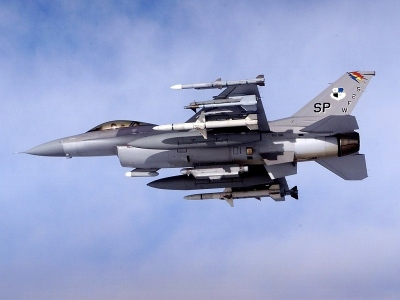
#> input picture Project 6 Possion Blending/source_3.jpg, 400 x 300 px
$ jupyter execute --allow-errors jalp_walkthrough.ipynb
#> lines starting #> are read from the running program, lines starting #| are printed output that depends on the picture
[cell 1]
import numpy as np
import scipy.sparse
import scipy.signal
import matplotlib.pyplot as plt

# Poission Blending
Human eyes are good at detecting edges. When it comes to image blending, these edges caused by abrupt gradient changes become noticable seams that make people feel the blended image is not real. To overcome this, Poission blending tries to match the gradient of two images smoothly.

To do this, Possion blending method reconsturcts pixels in the blending area by making the gradient of the reconstructed area(area filled with yellow dots) close to the gradient of the source image while keeping boundary pixels(blue dots) unchanged from the target image.

By writing the Laplacian operator as a matrix A and constructing the solution vector b, pixels in the reconstruction area can be obtained by solving equations.

## Step 1. Index pixels in the blending area from 1 to N

[cell 2]
mask = np.zeros((6, 6))
mask[1, 2:5] = 1
mask[2, 1:5] = 1
mask[3, 2:4] = 1
mask[4, 2] = 1

[cell 3]
mask

[cell 4]
x, y = np.meshgrid(np.arange(mask.shape[1]), np.arange(mask.shape[0]))
target_x, target_y = x[mask > 0], y[mask > 0]
indexes = np.zeros_like(mask)
indexes[target_y, target_x] = np.arange(1, 11)

[cell 5]
indexes

The mask uses coordinates in the source image, so mask position in the target image is (x+offsetX, y + offsetY).

## Step 2. Construct coefficient matrix A

Filling in 4 is not hard. To fill in -1, we need to know the neighbor's index. Let's take left neighbor as an example:

[cell 6]
indexes

[cell 7]
Y, X = np.nonzero(indexes) # get the coordinates of unknown pixels
N = np.count_nonzero(indexes)
left = np.zeros(N, dtype=np.int32)
valid = X - 1 >= 0
left[valid] = indexes[Y[valid], (X - 1)[valid]] # assign the index of left neighthor of each known

[cell 8]
Y

[cell 9]
X

[cell 10]
np.nonzero(indexes)

[cell 11]
valid

[cell 12]
left

The result is a sparse matrix since there are at most 4 nonzero elements in each row. We will need to use sparse matrix provided by the scipy package, otherwise we might run out of memory. There are two ways to construct a sparse matrix:

[cell 13]
# method 1
row = np.array([0,0,1,2,2,2])
col = np.array([0,2,2,0,1,2])
data = np.array([1,2,3,4,5,6])
A_sparse = scipy.sparse.csr_matrix( (data,(row,col)), shape=(3,3) )
A_sparse.todense() # =toarray()
# todense convert the sparse matrix to dense matrix for display purpose, don't convert it in the actual code

[cell 14]
# method 2
A = np.array([[1, 0, 2],
            [0, 0, 3],
            [4, 5, 6]])
A_sparse = scipy.sparse.csr_matrix(A)
A_sparse.toarray()

[cell 15]
#Making A

[cell 16]
mask

[cell 17]
x, y = np.meshgrid(np.arange(mask.shape[1]), np.arange(mask.shape[0]))
x_mask = np.where(mask>0,x, 0)
y_mask = np.where(mask>0, y,0)

target_x, target_y = x[mask>0], y[mask>0]
N = len(target_x)
mask_num = np.where(mask>0,1, 0)
mask_num[mask_num>0] = np.arange(1,len(target_x)+1)
print(x_mask)
print(mask)

[cell 18]
#Getting values around the mask
X, Y = x[mask>0], y[mask>0]

left = np.zeros(N, dtype=np.int32)
valid = X - 1 >= 0
left[valid] = indexes[Y[valid], (X - 1)[valid]] #gives the left neighbor for every point
print(left)

right = np.zeros(N, dtype=np.int32)
valid = X + 1 <= max(X)
right[valid] = indexes[Y[valid], (X + 1)[valid]] #gives the right neighbor for every point
print(right)

top = np.zeros(N, dtype=np.int32)
valid = Y - 1 >= 0
top[valid] = indexes[(Y - 1)[valid], X[valid]] #gives the top neighbor for every point
print(top)

bottom = np.zeros(N, dtype=np.int32)
valid = Y + 1 <= max(Y)
bottom[valid] = indexes[(Y + 1)[valid], X[valid]] #gives the bottom neighbor for every point
print(bottom)

[cell 19]
neigh = np.array([left,right,top, bottom])
neigh=neigh.T

[cell 20]
data = np.ones((N,N))*-1
A_sparse = scipy.sparse.csr_matrix((data))

## Step 3. Construct solution vector b

To construct solution vector, we compute the result of the source image after convolve with the Laplacian kernel. Then we add neighbors in the non blending area.

[cell 21]
target_img = np.random.rand(6, 6)

[cell 22]
src_img = np.random.rand(6, 6)
laplacian = np.array([[0, -1, 0],
                      [-1, 4, -1],
                      [0, -1, 0]])
src_laplacian = scipy.signal.convolve(src_img, laplacian, 'same')

[cell 23]
# Laplacian part of b
offsetX, offsetY = 0, 0
Y_src, X_src = Y- offsetY, X - offsetX
laplacian = src_laplacian[Y_src, X_src]

[cell 24]
# pixel part of b
Y, X = np.nonzero(indexes)
N = np.count_nonzero(indexes)
left_idx = np.zeros(N, dtype=np.int32)
left_val = np.zeros(N, dtype=np.float32)
valid = X - 1 >= 0
left_idx[valid] = indexes[Y[valid], (X - 1)[valid]] # same as before
good = np.logical_and(valid, left_idx == 0)
left_val[good] = target_img[Y[good], (X - 1)[good]]

[cell 25]
indexes

[cell 26]
good

[cell 27]
left_val

[cell 28]
target_img

#> (a cell that did not finish here is left out)

## step 4. solve the equation and fill the pixel in the blending area

To solve equations with sparse matrix, use scipy.sparse.linalg.spsolve().

Constructing solution vector b for RGB individually.

## Mixing Gradient

If the object of the source image has holes or is transparent, it is not a good idea to let it cover the target image.

To do that, we modify the guided gradient field from
$$ b_{Laplacian} = source\ image \times Laplacian\ kernel $$
to

$$ b_{Laplacian} = \begin{cases} source\ image \times Laplacian\ kernel,\ if\ | source\ image \times Laplacian\ kernel| \geq |target\ image \times Laplacian\ kernel| \\ target\ image \times Laplacian\ kernel, otherwise \end{cases}$$

## Texture Flattening
If we change the guided gradient field to
$$ b_{Laplacian} = \begin{cases} target\ image \times Laplacian\ kernel, if\ there\ is\ an\ edge \\ 0, else \end{cases} $$

Then we keep only the area with salient edge and remove other details.

### Implementation tips:

This can be implemented by treating the Laplacian kernel as [-1, 1] in four directions.

Let's consider one element in the solution vector that correpondes to (i, j) in the image.

Then it has four neighbors (i-1, j), (i+1, j), (i, j-1), (i, j+1).

In the Possion Image Editing part, the "Laplacian part" of the solution vector is  b = img[i, j] * 4 - img[i-1, j] - img[i+1, j] - img[i, j-1] - img[i, j+1].

We also view it as b = (img[i, j] - img[i-1, j]) + (img[i, j] - img[i+1, j]) + (img[i, j] - img[i, j-1]) + (img[i, j]- img[i, j+1]).

If edge_map[i, j] == 1 or edge_map[i-1, j] == 1, then (img[i, j] - img[i-1, j]) is part of the solution vector. Otherwise this direction should not be part of the solution vector.

The same logic applies to other directions.

[cell 30]
"""
Script (do not modify)
"""
src_path = 'source_3.jpg'
src = plt.imread(src_path)
#> src is the input picture: shape (300, 400, 3); mean R, G, B 151.2, 162.5, 202.2
# [13 lines of commented-out code are left out]

[cell 31]
src

[cell 32]
from PIL import Image

I = np.array(Image.open(src_path).convert('RGB'))
def rgb2gray(I_rgb):
    r, g, b = I_rgb[:, :, 0], I_rgb[:, :, 1], I_rgb[:, :, 2]
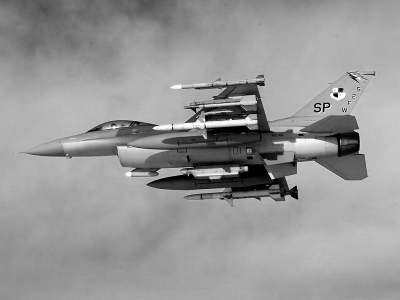
#> r: shape (300, 400); min 0, max 255, mean 151.2
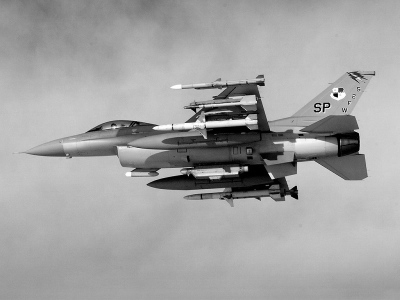
#> g: shape (300, 400); min 0, max 255, mean 162.5
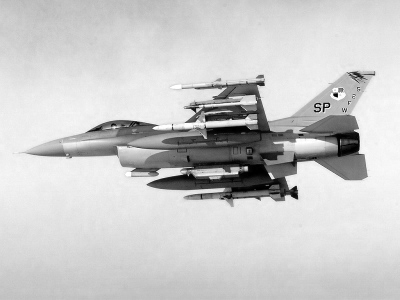
#> b: shape (300, 400); min 0, max 255, mean 202.2
    I_gray = 0.2989 * r + 0.5870 * g + 0.1140 * b
    return I_gray
I_grey = rgb2gray(I)

[cell 33]
I_grey.shape
#> Out = (300, 400)

[cell 34]
src_gray = rgb2gray(src)
src_laplacian  = np.zeros_like(src_gray)


laplacian = np.array([[0, -1, 0],
                      [-1, 4, -1],
                      [0, -1, 0]])
src_laplacian[:,:] = scipy.signal.convolve2d(src_gray[:,:], laplacian, 'same')
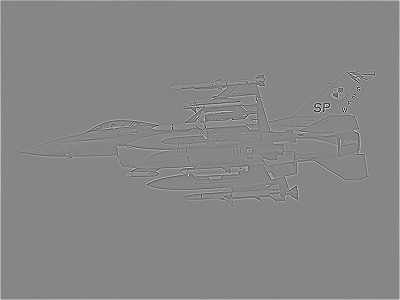
#> src_laplacian: shape (300, 400) float64; min -541.5, max 486.8, mean 1.9; drawn with min black and max white

$ run again, with Project 6 Possion Blending/source_2.jpg copied over Project 6 Possion Blending/source_3.jpg
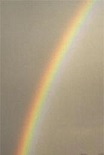
#> input picture Project 6 Possion Blending/source_2.jpg, 104 x 155 px
#> src is the input picture: shape (155, 104, 3); mean R, G, B 170.5, 156.1, 130.2
#> in rgb2gray, `r, g, b = I_rgb[:, :, 0], I_rgb[:, :, 1], I_rgb[:, :, 2]`:
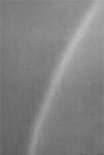
#> b: shape (155, 104); min 94, max 189, mean 130.2
#> `src_laplacian[:,:] = scipy.signal.convolve2d(src_gray[:,:], laplacian,..`:
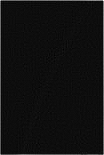
#> src_laplacian: shape (155, 104) float64; min -22.21, max 386.8, mean 4.8; drawn with min black and max white
